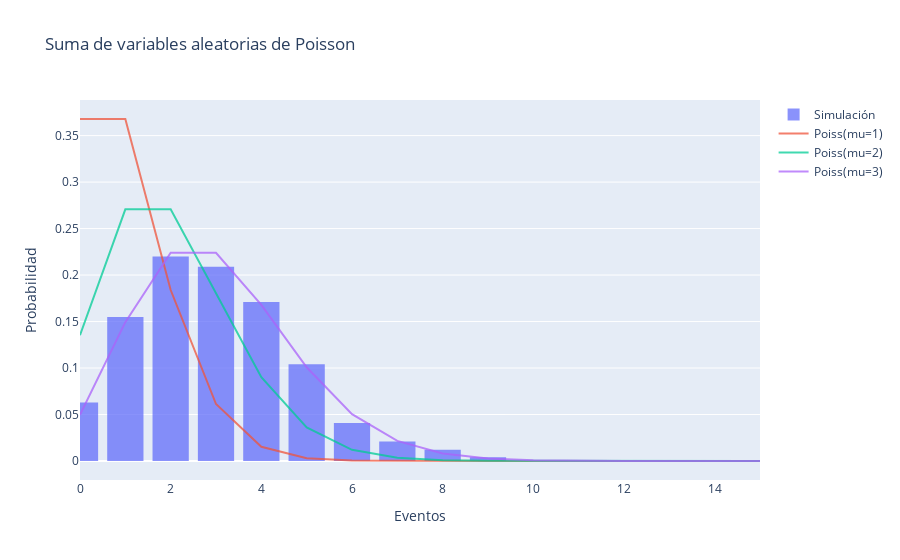

The notebook cell this image was saved under:
### Markdown cell above
## Solución
### Set-up:

* Simular variables aleatorias `x1=poisson(mu=1)` y `x2=poisson(mu=2)`.

* Calcular la variable `y=x1+x2`.

* Realizar `n_ensemble=1000` simulaciones.

* Comparar con la distribución exacta de $Y$.

* Sean $X_1$, $X_2$ variables aleatorias independientes con distribución de Poisson, entonces

$$
p_Y = p_{X_1} * p_{X_2}
$$

$$
\begin{align*}
    p_Y(y) &= \sum_x p_{X_1}(x) p_{X_2}(y-x)\\
    &= Pois[\mu_1 + \mu_2](y)
\end{align*}
$$

### Code cell
%run ./ej9.py

### Figure 1 — Plotly figure (JSON) as saved in the notebook; plotly's stock layout.template omitted (floating-point values rounded to 4 significant figures; data arrays with more than 128 entries replaced by an {"elided": "..."} marker saying what was removed)
{"data": [{"histnorm": "probability", "name": "Simulación", "opacity": 0.75, "type": "histogram", "x": {"elided": "1000 int values"}}, {"name": "Poiss(mu=1)", "opacity": 0.75, "type": "scatter", "x": [0, 1, 2, 3, 4, 5, 6, 7, 8, 9, 10, 11, 12, 13, 14, 15, 16, 17, 18, 19, 20], "y": [0.3679, 0.3679, 0.1839, 0.06131, 0.01533, 0.003066, 0.0005109, 7.299e-05, 9.124e-06, 1.014e-06, 1.014e-07, 9.216e-09, 7.68e-10, 5.908e-11, 4.22e-12, 2.813e-13, 1.758e-14, 1.034e-15, 5.746e-17, 3.024e-18, 1.512e-19]}, {"name": "Poiss(mu=2)", "opacity": 0.75, "type": "scatter", "x": [0, 1, 2, 3, 4, 5, 6, 7, 8, 9, 10, 11, 12, 13, 14, 15, 16, 17, 18, 19, 20], "y": [0.1353, 0.2707, 0.2707, 0.1804, 0.09022, 0.03609, 0.01203, 0.003437, 0.0008593, 0.0001909, 3.819e-05, 6.944e-06, 1.157e-06, 1.78e-07, 2.543e-08, 3.391e-09, 4.239e-10, 4.987e-11, 5.541e-12, 5.833e-13, 5.833e-14]}, {"name": "Poiss(mu=3)", "opacity": 0.75, "type": "scatter", "x": [0, 1, 2, 3, 4, 5, 6, 7, 8, 9, 10, 11, 12, 13, 14, 15, 16, 17, 18, 19, 20], "y": [0.04979, 0.1494, 0.224, 0.224, 0.168, 0.1008, 0.05041, 0.0216, 0.008102, 0.002701, 0.0008102, 0.000221, 5.524e-05, 1.275e-05, 2.732e-06, 5.463e-07, 1.024e-07, 1.808e-08, 3.013e-09, 4.757e-10, 7.135e-11]}], "layout": {"bargap": 0.2, "title": {"text": "Suma de variables aleatorias de Poisson"}, "xaxis": {"range": [0, 15], "title": {"text": "Eventos"}}, "yaxis": {"title": {"text": "Probabilidad"}}}}
